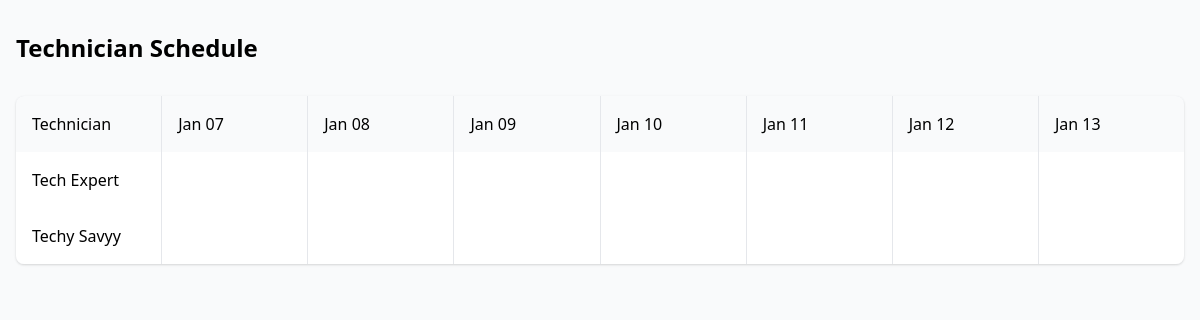
Page /technician_schedule.php (signed in) on the committed database.
### tables this page shows
CREATE TABLE `users` (
  `user_id` int(11) NOT NULL,
  `role` enum('admin','technician','customer') NOT NULL,
  `first_name` varchar(50) NOT NULL,
  `last_name` varchar(50) NOT NULL,
  `email` varchar(100) NOT NULL,
  `password` varchar(255) NOT NULL,
  `phone_number` varchar(15) NOT NULL,
  `created_at` timestamp NOT NULL DEFAULT current_timestamp(),
  `updated_at` timestamp NOT NULL DEFAULT current_timestamp() ON UPDATE current_timestamp(),
  `loyalty_points` int(11) DEFAULT 0,
  `notification_preferences` longtext DEFAULT NULL CHECK (json_valid(`notification_preferences`))
);

### technician_schedule.php (the view, shortened to what this page needs)
<?php
include 'includes/db.php';
$sql = "SELECT user_id, first_name, last_name FROM users WHERE role = 'technician'";
$technicians = $conn->query($sql);
?>
<!DOCTYPE html>
<html lang="en">
<head>
    <link href="https://cdn.jsdelivr.net/npm/tailwindcss@2.2.19/dist/tailwind.min.css" rel="stylesheet">
</head>
<body class="bg-gray-50">
    <div class="max-w-7xl mx-auto px-4 py-8">
        <h1 class="text-2xl font-bold mb-8">Technician Schedule</h1>
        <div class="bg-white rounded-lg shadow overflow-hidden">
            <div class="grid grid-cols-8 gap-px bg-gray-200">
                <div class="bg-gray-50 p-4 font-medium">Technician</div>
                <?php
                for ($i = 0; $i < 7; $i++) {
                    $date = date('M d', strtotime("+$i days"));
                    echo "<div class='bg-gray-50 p-4 font-medium'>$date</div>";
                }
                ?>
            </div>
            <?php while($technician = $technicians->fetch_assoc()): ?>
                <div class="grid grid-cols-8 gap-px bg-gray-200">
                    <div class="bg-white p-4">
                        <?php echo htmlspecialchars($technician['first_name'] . ' ' . $technician['last_name']); ?>
                    </div>
                    <?php
                    for ($i = 0; $i < 7; $i++) {
                        $schedule_found = false;
                        if (!$schedule_found) {
                            echo "<div class='bg-white p-4'></div>";
                        }
                    }
                    ?>
                </div>
            <?php endwhile; ?>
        </div>
    </div>
</body>
</html>

### rows in the picture
users: first_name+last_name "Tech Expert"
users: first_name+last_name "Techy Savyy"

### other values in the picture
$date "Jan 07"
$date "Jan 08"
$date "Jan 09"
$date "Jan 10"
$date "Jan 11"
$date "Jan 12"
$date "Jan 13"
